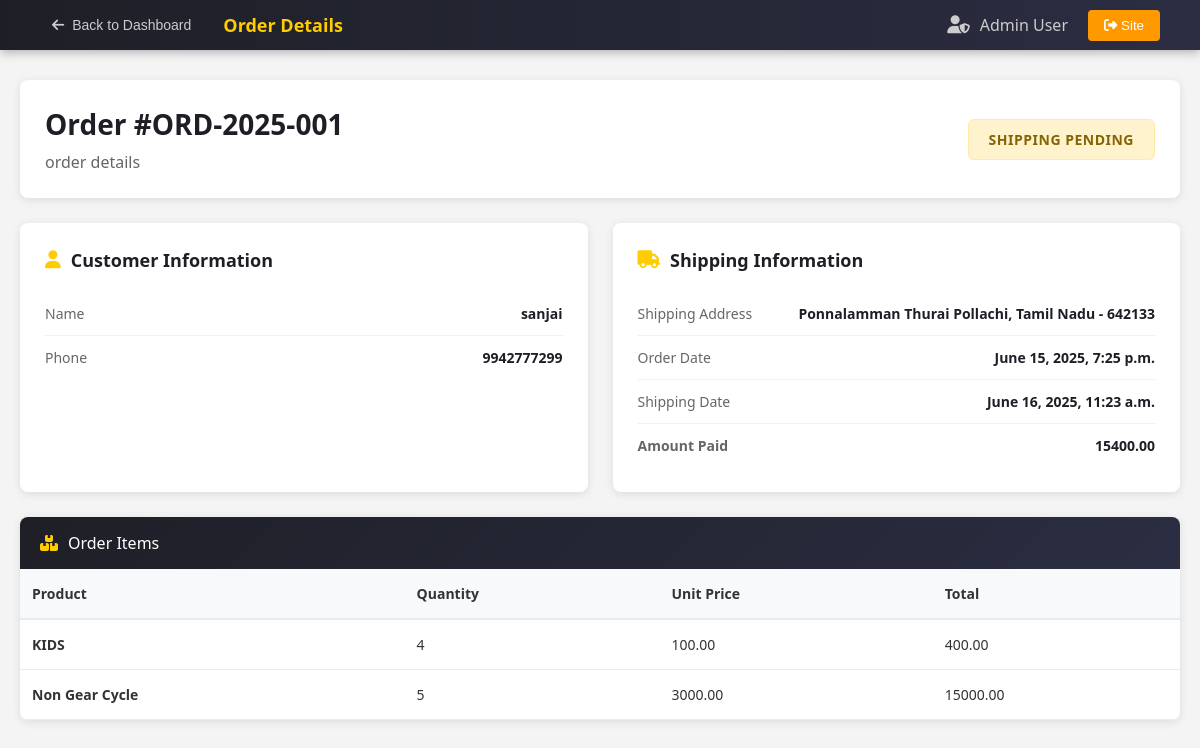
Page /payment/order_view/10 (signed in) on the committed database.
### payment/models.py (models this page shows, shortened)
class Order(models.Model):
    user = models.ForeignKey(User, on_delete=models.CASCADE, null=True, blank=True)
    full_name = models.CharField(max_length=255)
    phone = models.CharField(max_length=13)
    address = models.TextField(max_length=255)
    amount_paid = models.DecimalField(max_digits=10, decimal_places=2)
    date_ordered = models.DateTimeField(auto_now_add=True)
    shipped = models.BooleanField(default=False)
    date_shipped = models.DateTimeField(null=True, blank=True)

class OrderItem(models.Model):
    user = models.ForeignKey(User, on_delete=models.CASCADE, null=True)
    order = models.ForeignKey(Order, on_delete=models.CASCADE, null=True)
    product = models.ForeignKey(Product, on_delete=models.CASCADE, null=True)
    quantity = models.PositiveBigIntegerField(default=1)
    price = models.DecimalField(max_digits=10, decimal_places=2)

### skyraptor/models.py (models this page shows)
class Product(models.Model):
    name = models.CharField(max_length=255)
    description = models.TextField()
    price = models.DecimalField(max_digits=10, decimal_places=2)
    Category = models.ForeignKey(Category, on_delete=models.CASCADE, default=1)
    image = models.ImageField(upload_to='uploads/product/')
    def __str__(self):
        return self.name

### payment/views.py (the view)
# urls.py: path('order_view/<int:pk>', views.order_view, name='order_view'),
def order_view(request, pk):
    if request.user.is_authenticated and request.user.is_staff:
        orders = Order.objects.get(id=pk)
        items = OrderItem.objects.filter(order=pk)
        for item in items:
            item.total = item.quantity * item.price
        return render(request, 'payment/order_view.html', {'orders': orders, 'items': items})
    else:
        messages.success(request, 'You do not have permission to access this page.')
        return redirect('home')

### cart/context_processors.py (called while the page is built)
def cart(request):
    return {'cart': Cart(request)}

### payment/templates/payment/order_view.html (shortened to what this page needs)
{% load static %}
<!DOCTYPE html>
<html lang="en">
<head>
    <link rel="stylesheet" href="{% static 'css/order_view.css' %}">
</head>
<body>
    <nav class="admin-nav">
        <div class="nav-left">
            <button class="back-btn" data-url="{% url 'dash' %}">
                <i class="fas fa-arrow-left"></i>
                Back to Dashboard
            </button>
            <div class="nav-title">Order Details</div>
        </div>
        <div class="nav-right">
            <div class="admin-user">
                <i class="fas fa-user-shield"></i>
                <span>Admin User</span>
            </div>
            <button class="home-btn" data-url="{% url 'home' %}">
                <i class="fas fa-sign-out-alt"></i>
                Site
            </button>
        </div>
    </nav>
    <div class="admin-container">
        <div class="page-header">
            <div class="header-left">
                <h1>Order #ORD-2025-001</h1>
                <p>order details</p>
            </div>
            <div class="order-status status-pending">
                Shipping Pending
            </div>
        </div>
        <div class="details-grid">
            <div class="details-card">
                <div class="card-title">
                    <i class="fas fa-user"></i>
                    Customer Information
                </div>
                <div class="info-row">
                    <span class="info-label">Name</span>
                    <span class="info-value">{{ orders.full_name}}</span>
                </div>
                <div class="info-row">
                    <span class="info-label">Phone</span>
                    <span class="info-value">{{ orders.phone }}</span>
                </div>
            </div>
            <div class="details-card">
                <div class="card-title">
                    <i class="fas fa-truck"></i>
                    Shipping Information
                </div>
                <div class="info-row">
                    <span class="info-label">Shipping Address</span>
                    <span class="info-value">{{ orders.address }}</span>
                </div>
                <div class="info-row">
                    <span class="info-label">Order Date</span>
                    <span class="info-value">{{ orders.date_ordered }}</span>
                </div>
                <div class="info-row">
                    <span class="info-label">Shipping Date</span>
                    <span class="info-value">{{ orders.date_shipped }}</span>
                </div>
                <div class="info-row">
                    <span class="info-label"><strong>Amount Paid</strong></span>
                    <span class="info-value"><strong>{{ orders.amount_paid }}</strong></span>
                </div>
            </div>
        </div>
        <div class="order-items">
            <div class="items-header">
                <i class="fas fa-boxes"></i>
                <span>Order Items</span>
            </div>
            <div class="items-table">
                <table>
                    <thead>
                        <tr>
                            <th>Product</th>
                            <th>Quantity</th>
                            <th>Unit Price</th>
                            <th>Total</th>
                        </tr>
                    </thead>
                    <tbody>
                        {% for item in items %}
                        <tr>
                            <td><strong>{{ item.product }}</strong></td>
                            <td>{{ item.quantity }}</td>
                            <td>{{ item.price }}</td>
                            <td>{{ item.total }}</td>
                        </tr>
                        {% endfor %}
                    </tbody>
                </table>
            </div>
        </div>
    </div>
</body>
</html>

### static/css/order_view.css (style rules this page uses)
* { margin: 0; padding: 0; box-sizing: border-box; }
body { font-family: system-ui, -apple-system, BlinkMacSystemFont, 'Segoe UI', Roboto, Oxygen, Ubuntu, Cantarell, 'Open Sans', 'Helvetica Neue', sans-serif; background-color: #f4f4f4; min-height: 100vh; }
.admin-nav { background: linear-gradient(90deg, #1e1f26, #2b2d42); color: #fff; display: flex; justify-content: space-between; align-items: center; padding: 0 40px; box-shadow: 0 2px 10px rgba(0, 0, 0, 0.3); position: sticky; top: 0; z-index: 1000; height: 50px; }
.nav-left { display: flex; align-items: center; gap: 20px; }
.nav-title { color: #ffcc00; font-size: 18px; font-weight: 600; }
.back-btn { background-color: transparent; color: #ccc; border: none; padding: 8px 12px; border-radius: 4px; cursor: pointer; transition: all 0.3s; display: flex; align-items: center; gap: 8px; font-size: 14px; }
.nav-right { display: flex; align-items: center; gap: 20px; }
.admin-user { display: flex; align-items: center; gap: 10px; color: #ccc; }
.admin-user i { font-size: 18px; }
.home-btn { background-color: #ff9900; color: white; border: none; padding: 8px 16px; border-radius: 4px; cursor: pointer; transition: background-color 0.3s; }
.admin-container { max-width: 1400px; margin: 0 auto; padding: 30px 20px; }
.page-header { background: white; padding: 25px; border-radius: 8px; box-shadow: 0 2px 10px rgba(0, 0, 0, 0.1); margin-bottom: 25px; display: flex; justify-content: space-between; align-items: center; }
.header-left h1 { color: #1e1f26; font-size: 28px; margin-bottom: 8px; }
.header-left p { color: #666; font-size: 16px; }
.order-status { padding: 10px 20px; border-radius: 6px; font-weight: 600; font-size: 14px; text-transform: uppercase; letter-spacing: 0.5px; }
.status-pending { background-color: #fff3cd; color: #856404; border: 1px solid #ffeaa7; }
.details-grid { display: grid; grid-template-columns: 1fr 1fr; gap: 25px; margin-bottom: 25px; }
.details-card { background: white; padding: 25px; border-radius: 8px; box-shadow: 0 2px 10px rgba(0, 0, 0, 0.1); }
.card-title { color: #1e1f26; font-size: 18px; font-weight: 600; margin-bottom: 20px; display: flex; align-items: center; gap: 10px; }
.card-title i { color: #ffcc00; }
.info-row { display: flex; justify-content: space-between; align-items: center; padding: 12px 0; border-bottom: 1px solid #f0f0f0; }
.info-row:last-child { border-bottom: none; }
.info-label { color: #666; font-weight: 500; font-size: 14px; }
.info-value { color: #1e1f26; font-weight: 600; font-size: 14px; }
.order-items { background: white; border-radius: 8px; box-shadow: 0 2px 10px rgba(0, 0, 0, 0.1); overflow: hidden; margin-bottom: 25px; }
.items-header { background: linear-gradient(135deg, #1e1f26, #2b2d42); color: white; padding: 15px 20px; display: flex; align-items: center; gap: 10px; }
.items-header i { color: #ffcc00; }
.items-table { overflow-x: auto; }
table { width: 100%; border-collapse: collapse; }
thead th { background-color: #f8f9fa; color: #333; font-weight: 600; padding: 15px 12px; text-align: left; border-bottom: 2px solid #e9ecef; font-size: 14px; }
tbody tr { border-bottom: 1px solid #e9ecef; transition: background-color 0.2s; }
tbody td { padding: 15px 12px; font-size: 14px; color: #333; }

### rows in the picture
Order: full_name "sanjai", phone "9942777299", address "Ponnalamman Thurai Pollachi, Tamil Nadu - 642133", date_ordered "June 15, 2025, 7:25 p.m.", date_shipped "June 16, 2025, 11:23 a.m.", amount_paid "15400.00"
OrderItem: product "KIDS", quantity "4", price "100.00", total "400.00"
OrderItem: product "Non Gear Cycle", quantity "5", price "3000.00", total "15000.00"
